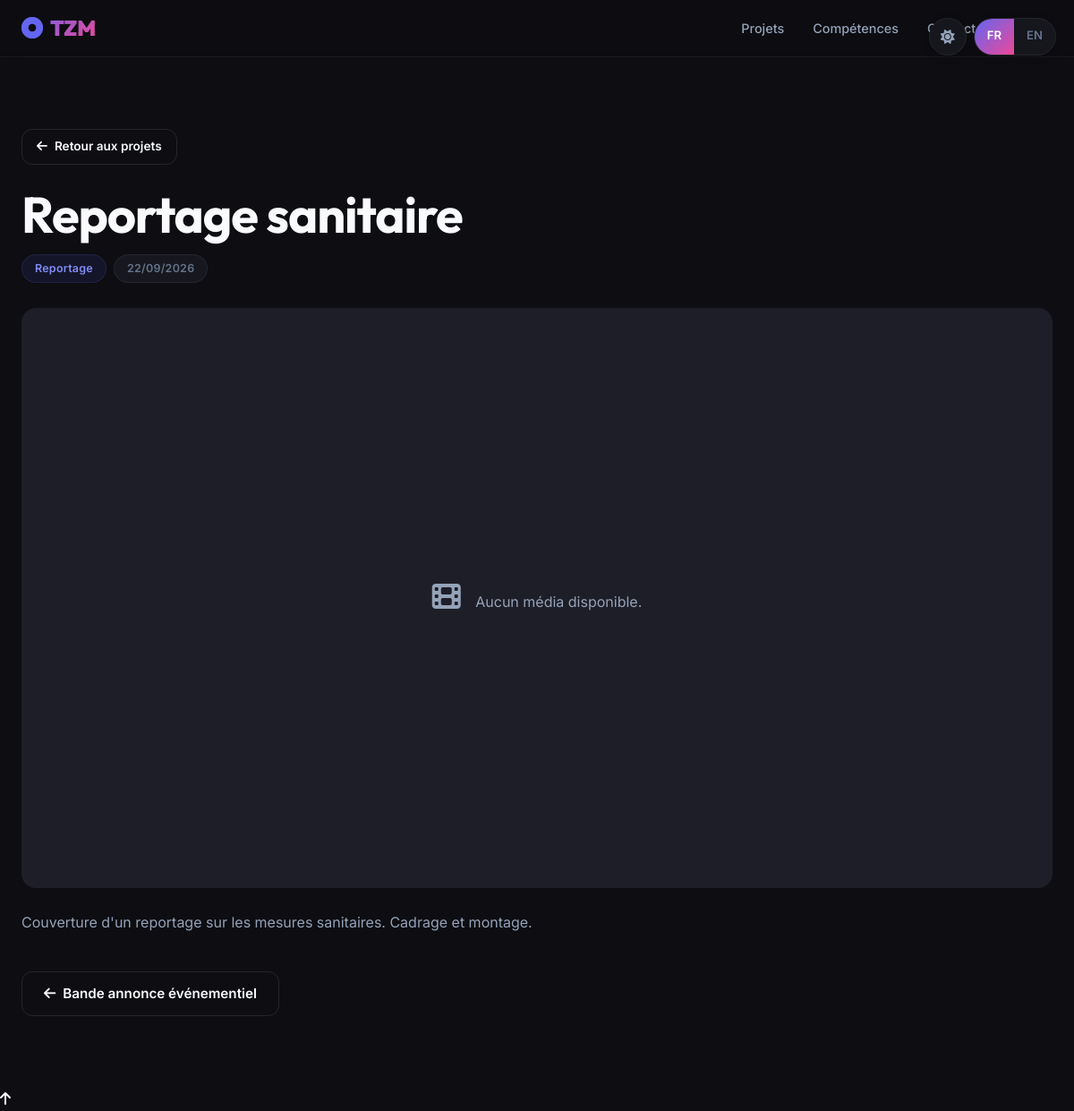
Page /index.php?slug=reportage-coronavirus on the committed database.
### tables this page shows
CREATE TABLE IF NOT EXISTS `projects` (
    `id` INT AUTO_INCREMENT PRIMARY KEY,
    `slug` VARCHAR(255) UNIQUE NOT NULL,
    `title` VARCHAR(255) NOT NULL,
    `description` TEXT,
    `category` ENUM('montage', 'cadrage', 'motion', 'reportage', 'autre') DEFAULT 'montage',
    `thumbnail` VARCHAR(255) DEFAULT NULL,
    `media_type` ENUM('upload', 'youtube', 'vimeo') DEFAULT 'upload',
    `media_url` VARCHAR(500) DEFAULT NULL,
    `media_file` VARCHAR(255) DEFAULT NULL,
    `featured` TINYINT(1) DEFAULT 0,
    `order_num` INT DEFAULT 0,
    `created_at` TIMESTAMP DEFAULT CURRENT_TIMESTAMP,
    `updated_at` TIMESTAMP DEFAULT CURRENT_TIMESTAMP ON UPDATE CURRENT_TIMESTAMP
);

### includes/functions.php (called while the page is built, shortened)
<?php
function category_label(string $cat): string {
    $labels = [
        'montage'   => 'Montage vidéo',
        'cadrage'   => 'Cadrage',
        'motion'    => 'Motion design',
        'reportage' => 'Reportage',
        'autre'     => 'Autre',
    ];
    return $labels[$cat] ?? $cat;
}
function format_date(string $date): string {
    $d = new DateTime($date);
    return $d->format('d/m/Y');
}

### index.php (the view, shortened to what this page needs)
<?php
require_once __DIR__ . '/includes/functions.php';
$db = getDB();
$project = null;
$slug = $_GET['slug'] ?? '';
if ($slug) {
    $stmt = $db->prepare('SELECT * FROM projects WHERE slug = :s LIMIT 1');
    $stmt->execute([':s' => $slug]);
    $project = $stmt->fetch();
}
$prev = null;
if ($project) {
    $stmt = $db->prepare('SELECT * FROM projects WHERE order_num < :o ORDER BY order_num DESC LIMIT 1');
    $stmt->execute([':o' => $project['order_num']]);
    $prev = $stmt->fetch();
}
?>
<!DOCTYPE html>
<html lang="fr">
<head>
<link rel="stylesheet" href="https://cdnjs.cloudflare.com/ajax/libs/font-awesome/6.5.1/css/all.min.css">
<link rel="stylesheet" href="assets/css/style.css">
</head>
<body>
<div class="top-controls">
  <button class="theme-toggle" onclick="toggleTheme()" title="Changer de thème">
    <i class="fa-solid fa-sun" id="theme-toggle-icon"></i>
  </button>
  <div class="lang-switch">
    <span class="lang-switch-item" data-lang="fr" onclick="setLanguage('fr')">FR</span>
    <span class="lang-switch-item" data-lang="en" onclick="setLanguage('en')">EN</span>
  </div>
</div>
<nav class="navbar">
  <div class="container navbar-inner">
    <a href="/portfolio/" class="navbar-logo"><i class="fa-solid fa-circle-dot"></i> TZM</a>
    <div class="nav-links">
      <a href="#projets" class="nav-link" data-i18n="nav_projets">Projets</a>
      <a href="#competences" class="nav-link" data-i18n="nav_competences">Compétences</a>
      <a href="#contact" class="nav-link" data-i18n="nav_contact">Contact</a>
      <a href="/portfolio/admin/login.php" class="nav-link nav-admin"><i class="fa-solid fa-lock"></i> Admin</a>
    </div>
  </div>
</nav>
<?php if ($project): ?>
  <section style="padding: 80px 0;">
    <div class="container">
      <a href="/portfolio/" class="btn btn-outline btn-sm" style="margin-bottom: 24px;">
        <i class="fa-solid fa-arrow-left"></i> Retour aux projets
      </a>
      <h1 style="margin-bottom: 12px;"><?= htmlspecialchars($project['title']) ?></h1>
      <div class="project-meta" style="display:flex; gap:8px; flex-wrap:wrap; margin-bottom: 28px;">
        <span class="badge"><?= category_label($project['category']) ?></span>
        <span class="badge badge-muted"><?= format_date($project['created_at']) ?></span>
      </div>
      <div style="position:relative; width:100%; aspect-ratio: 16/9; background: var(--bg-elevated); border-radius: var(--radius-lg); overflow: hidden; margin-bottom: 24px;">
        <?php if ($project['media_type'] === 'youtube'): ?>
          <?php preg_match('/(?:youtube\.com\/(?:watch\?v=|embed\/)|youtu\.be\/)([a-zA-Z0-9_-]+)/', $project['media_url'] ?? '', $m); ?>
          <iframe src="https://www.youtube-nocookie.com/embed/<?= htmlspecialchars($m[1] ?? '') ?>?rel=0&modestbranding=1"
                  allow="accelerometer; autoplay; clipboard-write; encrypted-media; gyroscope; picture-in-picture"
                  allowfullscreen loading="lazy" style="position:absolute; inset:0; width:100%; height:100%; border:none;"></iframe>
        <?php else: ?>
          <div style="position:absolute; inset:0; display:flex; align-items:center; justify-content:center; color: var(--text-muted);">
            <p><i class="fa-solid fa-film" style="font-size: 2rem; margin-right: 12px;"></i> Aucun média disponible.</p>
          </div>
        <?php endif; ?>
      </div>
      <?php if (!empty($project['description'])): ?>
        <div style="color: var(--text-secondary); line-height: 1.8; max-width: 800px;">
          <?= nl2br(htmlspecialchars($project['description'])) ?>
        </div>
      <?php endif; ?>
      <div style="display:flex; gap:16px; margin-top: 40px; flex-wrap:wrap;">
        <?php if ($prev): ?>
          <a href="/portfolio/index.php?slug=<?= htmlspecialchars($prev['slug']) ?>" class="btn btn-outline">
            <i class="fa-solid fa-arrow-left"></i> <?= htmlspecialchars($prev['title']) ?>
          </a>
        <?php endif; ?>
      </div>
    </div>
  </section>
<?php endif; ?>
<button class="back-to-top"><i class="fa-solid fa-arrow-up"></i></button>
</body>
</html>

### rows in the picture
projects: title "Reportage sanitaire", category "Reportage", created_at "22/09/2026", description "Couverture d'un reportage sur les mesures sanitaires. Cadrage et montage."
projects: title "Bande annonce événementiel"
